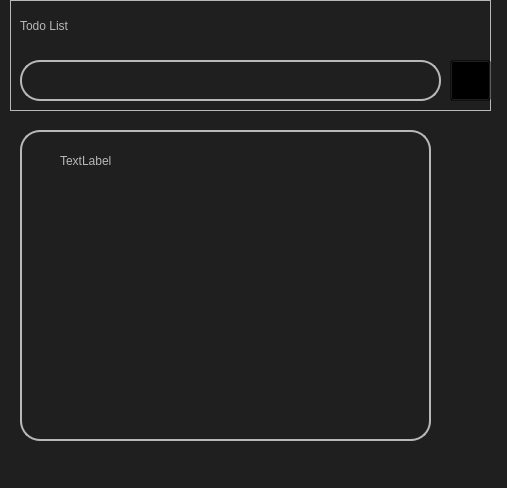
<?xml version="1.0" encoding="UTF-8"?>
<ui version="4.0">
 <class>MainWindow</class>
 <widget class="QMainWindow" name="MainWindow">
  <property name="geometry">
   <rect>
    <x>0</x>
    <y>0</y>
    <width>507</width>
    <height>488</height>
   </rect>
  </property>
  <property name="windowTitle">
   <string>MainWindow</string>
  </property>
  <property name="styleSheet">
   <string notr="true">QMenuBar{
	background-color:rgb(31, 31, 31)
}

QStatusBar{
	background-color:rgb(31, 31, 31)
}

QWidget{
	background-color:rgb(31, 31, 31)
}</string>
  </property>
  <widget class="QWidget" name="centralwidget">
   <property name="styleSheet">
    <string notr="true"/>
   </property>
   <widget class="QFrame" name="first_frame">
    <property name="geometry">
     <rect>
      <x>10</x>
      <y>0</y>
      <width>481</width>
      <height>111</height>
     </rect>
    </property>
    <property name="styleSheet">
     <string notr="true">QLabel {
	
	font: 87 20pt &quot;Verdana Pro Cond Black&quot;;
	color:rgb(184, 184, 184)
}

QFrame {
	background-color:none;
}

QLineEdit {
	background-color:transparent;
	 border: 2px solid rgb(184, 184, 184) ;
  	 border-radius:20px;
	color: rgb(184, 184, 184);
	font: 12pt &quot;Open Sans&quot;;
	padding:10px;
}

QPushButton {
	background-color:transparent;
}


QPushButton:hover {
	border: 4px solid  rgb(184, 184, 184);
	border-radius:20px
}

</string>
    </property>
    <property name="frameShape">
     <enum>QFrame::StyledPanel</enum>
    </property>
    <property name="frameShadow">
     <enum>QFrame::Raised</enum>
    </property>
    <widget class="QLineEdit" name="task">
     <property name="geometry">
      <rect>
       <x>10</x>
       <y>60</y>
       <width>421</width>
       <height>41</height>
      </rect>
     </property>
     <property name="text">
      <string/>
     </property>
    </widget>
    <widget class="QLabel" name="label">
     <property name="geometry">
      <rect>
       <x>10</x>
       <y>10</y>
       <width>231</width>
       <height>31</height>
      </rect>
     </property>
     <property name="styleSheet">
      <string notr="true"/>
     </property>
     <property name="text">
      <string>Todo List</string>
     </property>
    </widget>
    <widget class="QPushButton" name="insert">
     <property name="geometry">
      <rect>
       <x>440</x>
       <y>60</y>
       <width>41</width>
       <height>41</height>
      </rect>
     </property>
     <property name="text">
      <string/>
     </property>
     <property name="icon">
      <iconset>
       <normaloff>icon_plus.png</normaloff>icon_plus.png</iconset>
     </property>
     <property name="iconSize">
      <size>
       <width>45</width>
       <height>45</height>
      </size>
     </property>
    </widget>
   </widget>
   <widget class="QListWidget" name="list">
    <property name="geometry">
     <rect>
      <x>20</x>
      <y>130</y>
      <width>411</width>
      <height>311</height>
     </rect>
    </property>
    <property name="styleSheet">
     <string notr="true">QListWidget{
background-color:transparent;
	 border: 2px solid rgb(184, 184, 184) ;
  	 border-radius:20px;
	color: rgb(184, 184, 184);
	font: 12pt &quot;Open Sans&quot;;
	padding:10px;
}</string>
    </property>
   </widget>
   <widget class="QWidget" name="widget" native="true">
    <property name="geometry">
     <rect>
      <x>40</x>
      <y>150</y>
      <width>381</width>
      <height>21</height>
     </rect>
    </property>
    <property name="styleSheet">
     <string notr="true">background-color:transparent;</string>
    </property>
    <widget class="QLabel" name="label_2">
     <property name="geometry">
      <rect>
       <x>20</x>
       <y>-10</y>
       <width>361</width>
       <height>41</height>
      </rect>
     </property>
     <property name="styleSheet">
      <string notr="true">font: 10pt &quot;Open Sans&quot;;
color:rgb(184, 184, 184)</string>
     </property>
     <property name="text">
      <string>TextLabel</string>
     </property>
    </widget>
    <widget class="QCheckBox" name="checkBox">
     <property name="geometry">
      <rect>
       <x>0</x>
       <y>-10</y>
       <width>51</width>
       <height>41</height>
      </rect>
     </property>
     <property name="text">
      <string/>
     </property>
     <property name="tristate">
      <bool>false</bool>
     </property>
    </widget>
   </widget>
  </widget>
  <widget class="QMenuBar" name="menubar">
   <property name="geometry">
    <rect>
     <x>0</x>
     <y>0</y>
     <width>507</width>
     <height>21</height>
    </rect>
   </property>
  </widget>
  <widget class="QStatusBar" name="statusbar"/>
 </widget>
 <resources/>
 <connections/>
</ui>
